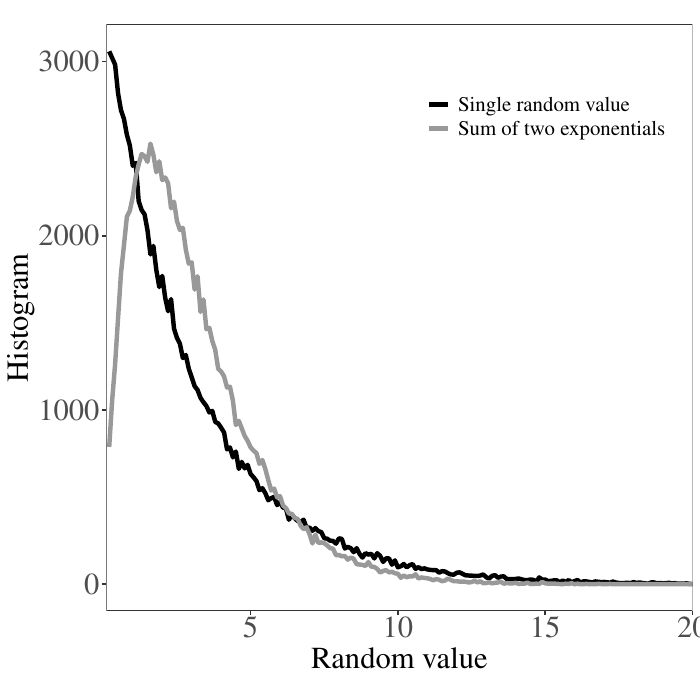

Reproduce this figure in R.
require(ggplot2)
require(reshape2)
source("aes_ggplot.R")

exp1 = rexp(10^5,1/3)
exp2a = rexp(10^5,1/1.5)
exp2b = rexp(10^5,1/1.5)
exp12 = exp2a+exp2b
exps_df=melt(data.frame(exp1,exp12))

pdf("figgammadists_v2.pdf")
ggplot(exps_df,aes(x=value, color=variable)) +
  geom_freqpoly(bins=200,size=1.5) + 
  scale_color_manual(values = c("black","gray60"),
                     labels= c("Single random value", "Sum of two exponentials"))+
  scale_x_continuous(limits = c(0.1,20),expand = c(0,0)) +
  xlab("Random value") +
  ylab("Histogram") +
  aes_ggplot +
  theme(legend.title = element_blank(),
        legend.text = element_text(size=15),
        legend.position = c(0.75,0.85))
dev.off()

